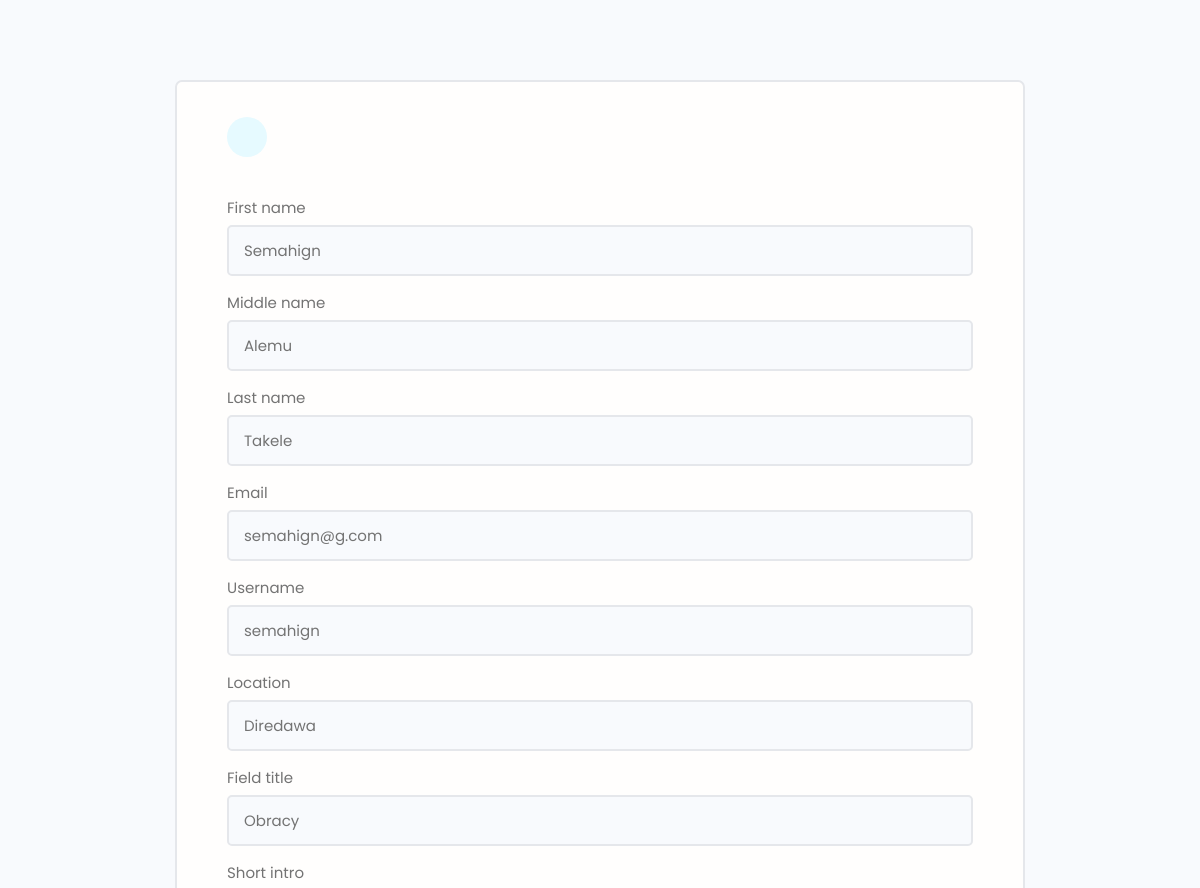
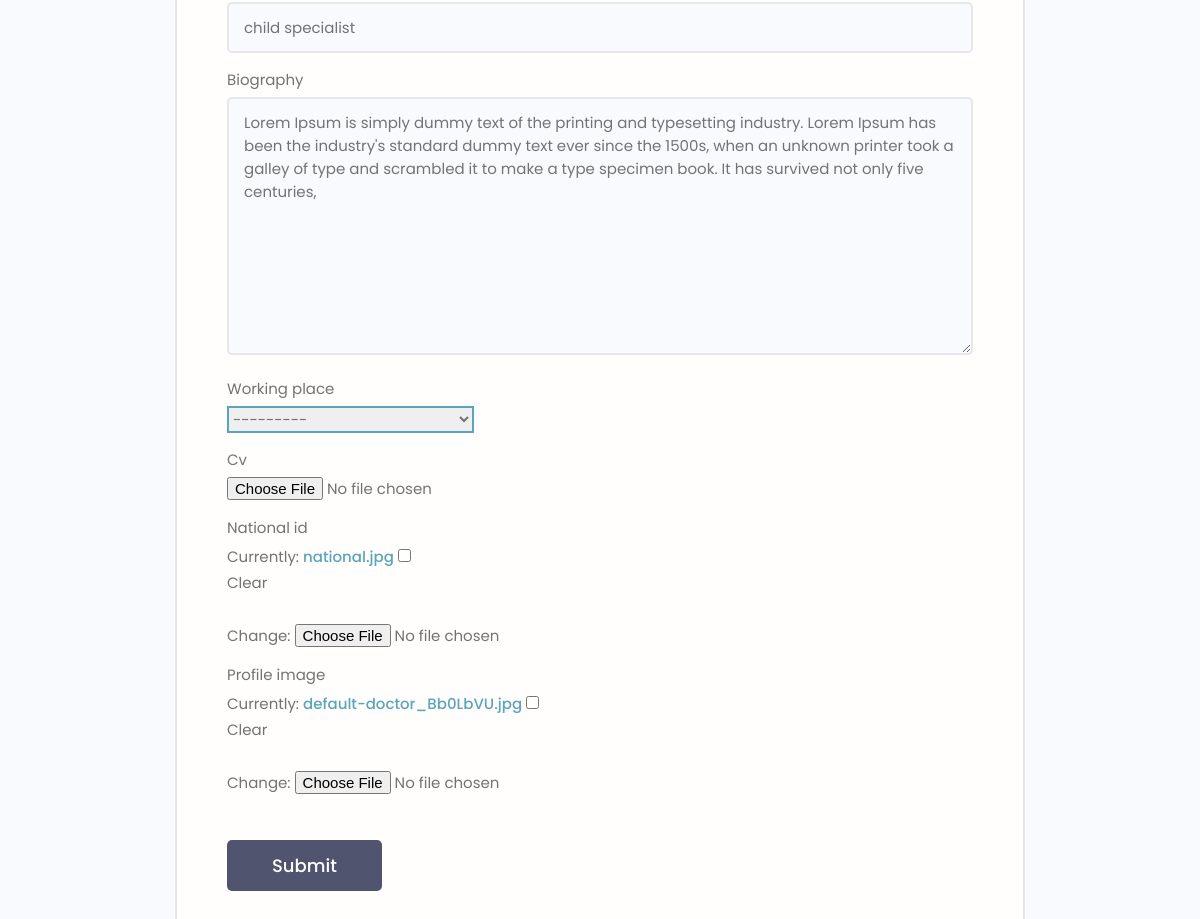
Page /users/update-doctor/2192ef72-8828-4a37-9116-be7b10827b64/ on the committed database (2 pictures, top to bottom).
### users/models.py (models this page shows, shortened)
class Doctor(models.Model):
    user = models.OneToOneField(UserAccount, null=True, blank=True, on_delete=models.CASCADE)
    first_name = models.CharField(max_length=100, null=True, blank=True)
    middle_name = models.CharField(max_length=100, null=True, blank=True)
    last_name = models.CharField(max_length=100, null=True, blank=True)
    email = models.EmailField(max_length=150, null=True, blank=True)
    username = models.CharField(max_length=100, null=True, blank=True)
    location = models.CharField(max_length=100, null=True, blank=True)
    national_id = models.ImageField(null=True, blank=True, default='national.jpg')
    field_title = models.CharField(max_length=150, null=True, blank=True)
    short_intro = models.CharField(max_length=250, null=True, blank=True)
    profile_image = models.ImageField(null=True, blank=True, default='default-doctor.jpg')
    biography = models.TextField(null=True, blank=True)
    working_place = models.ForeignKey(Hospital, on_delete=models.CASCADE, null=True, blank=True)
    cv = models.ImageField(null=True, blank=True)
    created = models.DateTimeField(auto_now_add=True)
    id = models.UUIDField(default=uuid.uuid4, unique=True, primary_key=True, editable=False)

### users/views.py (the view)
# urls.py: path('update-doctor/<str:pk>/', views.updateDoctorForm, name = 'update-doctor'),
def updateDoctorForm(request, pk):
    doctor = Doctor.objects.get(id=pk)
    form = DoctorForm(instance=doctor)
    if request.method == "POST":
        form = DoctorForm(request.POST, request.FILES, instance=doctor)
        if form.is_valid():
            form.save()
        return redirect('doctors')
    context={'form': form}
    return render(request, 'users/doctor-form.html', context)

### users/forms.py
class DoctorForm(ModelForm):
    class Meta:
        model = Doctor
        fields = ['first_name', 'middle_name', 'last_name', 'email', 'username', 'location', 'field_title',
                  'short_intro', 'biography', 'working_place', 'cv', 'national_id', 'profile_image'
                  ]
    def __init__(self, *args, **kwargs):
        super(DoctorForm, self).__init__(*args, **kwargs)
        for name, field in self.fields.items():
            field.widget.attrs.update({'class':'input'})

### hcam/models.py (called while the page is built)
    def __str__(self):
        return str(self.name)

### users/templates/users/doctor-form.html (shortened to what this page needs)
{% extends 'main.html' %}
{% block content %}
<main class="formPage my-xl">
    <div class="content-box">
        <div class="formWrapper">
            <a class="backButton" href="#"></a>
            <br>
            <form class="form" method="POST" action="" , enctype="multipart/form-data">
                {% for field in form %}
                <div class="form__field">
                    <label for="formInput#text">{{field.label}} </label>
                    {{field}}
                </div>
                {% endfor %}
                <input class="btn btn--sub btn--lg  my-md" type="submit" value="Submit" />
            </form>
        </div>
    </div>
</main>
{% endblock %}

### static/styles/app.css (style rules this page uses)
:root { --color-sub: #2d2d39; }
.btn--sub { background-color: var(--color-sub-light); }
.content-box { width: 95%; max-width: 85rem; margin: 0 auto; }
.backButton { background: var(--color-main-light); color: var(--color-main); width: 4rem; height: 4rem; display: flex; align-items: center; justify-content: center; border-radius: 50%; }
.formPage .formWrapper { list-style: none; background: var(--color-white); padding: 3.5rem 5rem; border: 2px solid var(--color-light); border-radius: 0.7rem; }

### static/uikit/styles/modules/_variables.css (style rules this page uses)
:root { --color-main: #5aa5b9; --color-main-light: #e6faff; --color-sub: #3f4156; --color-sub-light: #51546e; --color-sub-lighter: #ededfd; --color-text: #737373; --color-gray: #8b8b8b; --color-light: #e5e7eb; --color-light-gray: #767676; --color-bg: #f8fafd; --color-white: #fffefd; --color-white-light: #f3f3f3; --color-success: #359e64; --color-success-bg: #def8e8; --color-error: #fc4b0b; --color-error-bg: #fff2ee; --font-base: 'Poppins', arial, helvetica, 'Segoe UI', roboto, ubuntu, sans-serif; --font-monospace: 'Fira Code', 'Courier New', courier, monospace; --font-regular: 300; --font-medium: 500; --font-bold: 700; --generic-shadow: 1px 1px 5px #00000010; --generic-transition: all 0.3s ease-in-out; }

### static/uikit/styles/modules/_base.css (style rules this page uses)
* { margin: 0; padding: 0; box-sizing: border-box; text-rendering: optimizeLegibility; color: inherit; font-size: inherit; }
html { font-size: 50%; }
@media only screen and (min-width: 480px) { html { font-size: 56.25%; } }
@media only screen and (min-width: 1200px) { html { font-size: 62.5%; } }
body { line-height: 1.6; font-weight: 400; font-size: 1.5rem; color: var(--color-text); background-color: var(--color-bg); min-height: 100vh; }

### static/uikit/styles/modules/_typography.css (style rules this page uses)
* { font-family: var(--font-base); }
a { padding-bottom: 2px; text-decoration: none; display: inline-block; color: var(--color-main); font-weight: var(--font-medium); }

### static/uikit/styles/modules/_utilities.css (style rules this page uses)
.my-md { margin: 3rem auto; }
.my-xl { margin: 8rem auto; }

### static/uikit/styles/modules/_button.css (style rules this page uses)
.btn { display: inline-block; position: relative; cursor: pointer; background-color: var(--color-light); font-weight: var(--font-medium); color: var(--color-sub); text-decoration: none; padding: 1rem 2rem; border-radius: 0.5rem; border: none; width: -webkit-fit-content; width: -moz-fit-content; width: fit-content; height: -webkit-fit-content; height: -moz-fit-content; height: fit-content; font-size: 1.6rem; outline-width: 0; outline-color: transparent; -webkit-backface-visibility: hidden; backface-visibility: hidden; transition: all 0.3s ease-in-out; }
.btn--sub { background-color: var(--color-sub); color: var(--color-white); }
.btn--lg { font-size: 1.8rem; padding: 1.2rem 4.5rem; }

### static/uikit/styles/modules/_form.css (style rules this page uses)
.form { display: block; }
.form__field { margin-top: 1.5rem; margin-bottom: 1.5rem; }
.form__label, .form__field > label { display: block; margin-bottom: 0.5rem; color: var(--color-text); }
input.input[type='text'], input.input[type='email'], input.input[type='password'], input.input[type='number'], textarea.input { min-width: 24rem; width: 100%; padding: 1.2rem 1.5rem; border-radius: 0.5rem; border: 2px solid var(--color-light); transition: all 0.3s ease-in-out; background-color: var(--color-bg); }
input.input[type='text']:focus, input.input[type='email']:focus, input.input[type='password']:focus, input.input[type='number']:focus, input.input[type='text']:active, input.input[type='email']:active, input.input[type='password']:active, input.input[type='number']:active, select.input, textarea.input:focus, textarea.input:active { outline: none; border: 2px solid var(--color-main); }

### rows in the picture
Doctor: form "Semahign" "Alemu" "Takele" "semahign@g.com" "semahign" "Diredawa" "Obracy" "child specialist" "Lorem Ipsum is simply dummy text of the printing and typesetting industry. Lorem Ipsum has been the industry's standard dummy text ever since the 1500s, when an unknown printer took a galley of type and scrambled it to make a type specimen book. It has survived not only five centuries," "---------"

### other values in the picture
{{ field.label }} "First name" "Middle name" "Last name" "Email" "Username" "Location" "Field title" "Short intro" "Biography" "Working place" "Cv" "National id" "Profile image"
